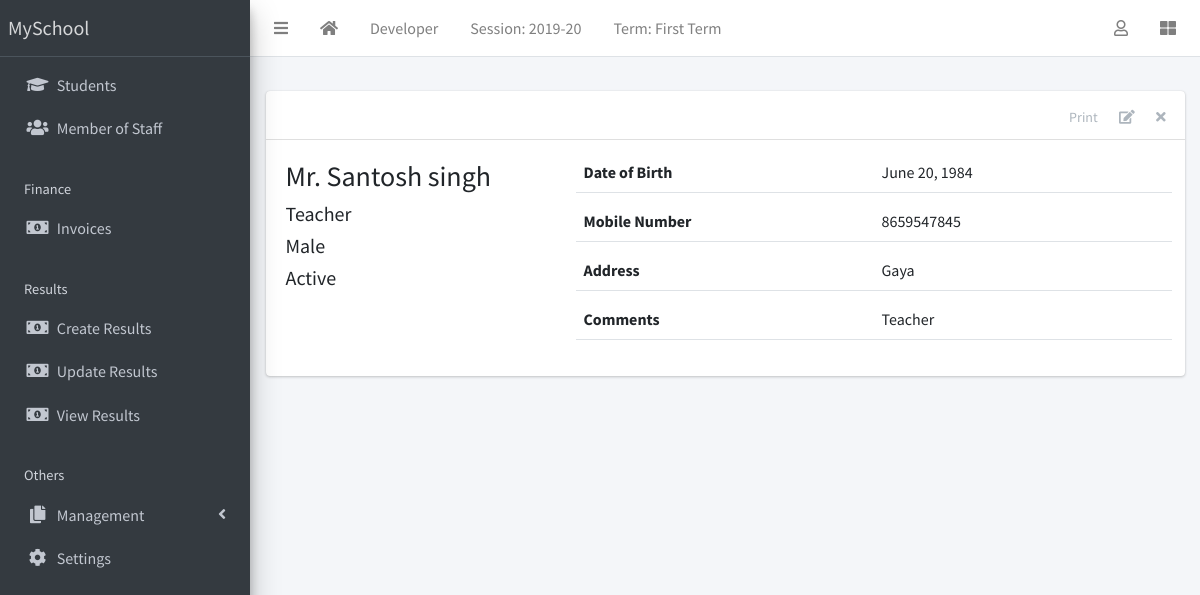
Screenshot of /staff/1/ with the database file from the repository.
### corecode/models.py (models this page shows, shortened)
class AcademicSession(models.Model):
    name = models.CharField(max_length=200,unique=True)
    current = models.BooleanField()
    class Meta:
        ordering = ['-name']

class AcademicTerm(models.Model):
    name = models.CharField(max_length=20,unique=True)
    current = models.BooleanField()
    class Meta:
        ordering = ['name']

### staffs/models.py (models this page shows, shortened)
class Staff(models.Model):
    STATUS = [
        ('active','Active'),
        ('inactive','Inactive')
    ]
    GENDER = [
        ('male','Male'),
        ('female','Female')
    ]
    current_status = models.CharField(max_length=10,choices=STATUS,default='active')
    surname = models.CharField(max_length=200)
    firstname = models.CharField(max_length=200)
    other_name = models.CharField(max_length=200)
    gender = models.CharField(max_length=10,choices=GENDER,default='male')
    date_of_birth = models.DateField(default=timezone.now)
    date_of_admission =models.DateField(default=timezone.now)
    mobile_number = models.CharField(max_length=15,blank=True)
    address = models.TextField(blank=True)
    others = models.TextField(blank=True)
    def __str__(self):
        return f'{self.surname} {self.firstname} {self.other_name}'

### staffs/views.py (the view)
# urls.py: path('<int:pk>/',StaffDetailView.as_view(),name='staff-detail'),
class StaffDetailView(DetailView):
    model = Staff
    template_name = 'staffs/staff_detail.html'

### corecode/context_processors.py (called while the page is built)
def site_defaults(request):
    current_session = AcademicSession.objects.get(current=True)
    current_term = AcademicTerm.objects.get(current=True)
    vals = SiteConfig.objects.all()
    contexts ={
        'current_session':current_session.name,
        'current_term':current_term.name
    }
    for val in vals:
        contexts[val.key] = val.value
    return contexts

### staffs/templates/staffs/staff_detail.html
{% extends 'corecode/base.html' %}
{% block content-header %}
<div class="card-header">
  <div class="card-tools">
    <a href="#" class="btn btn-tool">Print</a>
    <a href="{% url 'staff-update' object.id %}" class="btn btn-tool"><i class="fas fa-edit"></i></a>
    <a href="{% url 'staff-delete' object.id %}" class="btn btn-tool"><i class="fas fa-times"></i></a>
  </div>
</div>
{% endblock content-header %}
{% block content %}
  <div class="row">
    <div class="col-sm-4">
      <div>
        <h3>{{ object }}</h3>
        <h5>{{ object.others }}</h5>
        <h5>{{ object.get_gender_display }}</h5>
        <h5>{{ object.get_current_status_display }}</h5>
      </div>
    </div>
    <div class="col-sm-8">
      <div>
        <div class="form-group border-bottom row">
          <label class="col">Date of Birth</label>
          <div class="col">
            {{ object.date_of_birth }}
          </div>
          </div>
          <div class="form-group border-bottom row">
            <label class="col">Mobile Number</label>
            <div class="col">
              {{ object.mobile_number }}
            </div>
            </div>
            <div class="form-group border-bottom row">
              <label class="col">Address</label>
              <div class="col">
                {{ object.address }}
              </div>
              </div>
              <div class="form-group border-bottom row">
                <label class="col">Comments</label>
                <div class="col">
                  {{ object.others }}
            </div>
            </div>
        </div>
      </div>
    </div>
{% endblock %}

### corecode/templates/corecode/base.html (shortened to what this page needs)
{% load static %}
<!DOCTYPE html>
<html lang="en" dir="ltr">
  <head>
    <link href="https://stackpath.bootstrapcdn.com/bootstrap/4.5.0/css/bootstrap.min.css" rel="stylesheet">
    <link rel="stylesheet" href="{% static 'plugins/fontawesome-free/css/all.min.css' %}">
<link rel="stylesheet" href="{% static 'plugins/toastr/toastr.min.css' %}">
<link rel="stylesheet"
  href="{% static 'plugins/overlayScrollbars/css/OverlayScrollbars.min.css' %}">
<link rel="stylesheet" href="{% static 'plugins/DataTables/datatables.min.css' %}" />
<link rel="stylesheet" href="{% static 'dist/css/adminlte.min.css' %}">
  </head>
  <body class="hold-transition sidebar-mini layout-fixed layout-navbar-fixed layout-footer-fixed">
      <div class="wrapper">
        <nav class="main-header navbar navbar-expand navbar-white navbar-light">
          <ul class="navbar-nav">
            <li class="nav-item">
              <a class="nav-link" href="#" data-widget="pushmenu" role="button"><i class="fas fa-bars"></i></a>
            </li>
            <li class="nav-item d-none d-sm-inline-block">
              <a href="{% url 'home' %}" class="nav-link"><i class="fa fa-home"></i></a>
            </li>
            <li class="nav-item d-none d-sm-inline-block">
              <a href="{% url 'developer' %}" class="nav-link">Developer</a>
            </li>
            <li class="nav-item d-none d-sm-inline-block">
              <a href="{% url 'current-session'%}" class="nav-link">Session: {{current_session}}</a>
            </li>
            <li class="nav-item d-none d-sm-inline-block">
              <a href="{% url 'current-session' %}" class="nav-link">Term: {{current_term}}</a>
            </li>
          </ul>
          <ul class="navbar-nav ml-auto">
            <li class="nav-item dropdown">
              <a href="#" class="nav-link" data-toggle="dropdown">
                <i class="far fa-user"></i>
              </a>
            </li>
            <li class="nav-item">
              <a href="#" class="nav-link" data-widget="control-sidebar" data-side="true"
              role="button"><i class="fas fa-th-large"></i></a>
            </li>
          </ul>
        </nav>
        <aside class="main-sidebar sidebar-dark-primary elevation-4">
          <a href="#" class="brand-link">{{ school_name | default:"MySchool"}}</a>
          <div class="sidebar">
            <nav class="mt-2">
              <ul class="nav nav-pills nav-sidebar flex-column" data-widget="treeview" role="menu" data-accordion="false">
                <li class="nav-item">
                  <a href="{% url 'student-list' %}" class="nav-link">
                    <i class="nav-icon fas fa-graduation-cap"></i>
                    <p>Students</p>
                    </a>
                </li>
                <li class="nav-item">
                  <a href="{% url 'staff-list' %}" class="nav-link">
                    <i class="nav-icon fas fa-users"></i>
                    <p>Member of Staff</p>
                    </a>
                </li>
                <li class="nav-header">Finance</li>
                  <li class="nav-item">
                    <a href="{% url 'invoice-list' %}" class="nav-link">
                      <i class="nav-icon fas fa-money-bill-alt"></i>
                      <p>Invoices</p>
                      </a>
                  </li>
                  <li class="nav-header">Results</li>
                    <li class="nav-item">
                      <a href="{% url 'create-result' %}" class="nav-link">
                        <i class="nav-icon fas fa-money-bill-alt"></i>
                        <p>Create Results</p>
                        </a>
                    </li>
                    <li class="nav-item">
                      <a href="{% url 'edit-results' %}" class="nav-link">
                        <i class="nav-icon fas fa-money-bill-alt"></i>
                        <p>Update Results</p>
                        </a>
                    </li>
                    <li class="nav-item">
                      <a href="{% url 'view-results' %}" class="nav-link">
                        <i class="nav-icon fas fa-money-bill-alt"></i>
                        <p>View Results</p>
                        </a>
                    </li>
                    <li class="nav-header">Others</li>
                      <li class="nav-item has-treeview">
                        <a href="#" class="nav-link">
                          <i class="nav-icon fas fa-copy"></i>
                          <p>Management</p>
                          <i class="fas fa-angle-left right"></i>
                          </a>
                      </li>
                      <li class="nav-item">
                        <a href="{% url 'configs' %}" class="nav-link">
                          <i class="nav-icon fas fa-cog"></i>
                          <p>
                            Settings
                          </p>
                        </a>
                      </li>
                    </ul>
                  </nav>
                </div>
              </aside>
                <div class="content-wrapper">
                  <section class="content-header">
                  </section>
                  <section class="content">
                    <div class="container-fluid">
                      <div class="row">
                        <div class="col-md-12">
                          {% block fullcard %}
                          <div class="card">
                            {% block content-header %}{% endblock content-header %}
                            <div class="card-body">
                              <div class="row">
                                <div class="col">
                                  {% block content %}
                                  {% endblock content %}
                                </div>
                              </div>
                            </div>
                          </div>
                          {% endblock fullcard %}
                        </div>
                      </div>
                    </div>
                  </section>
                </div>
              </div>
            </body>
            </html>

### rows the page displays
AcademicSession: name "2019-20"
AcademicTerm: name "First Term"
Staff: surname+firstname+other_name "Mr. Santosh singh", others "Teacher", gender "Male", current_status "Active", date_of_birth "June 20, 1984", mobile_number "8659547845", address "Gaya"

### other values shown
{{ school_name | default:"MySchool" }} "MySchool"
